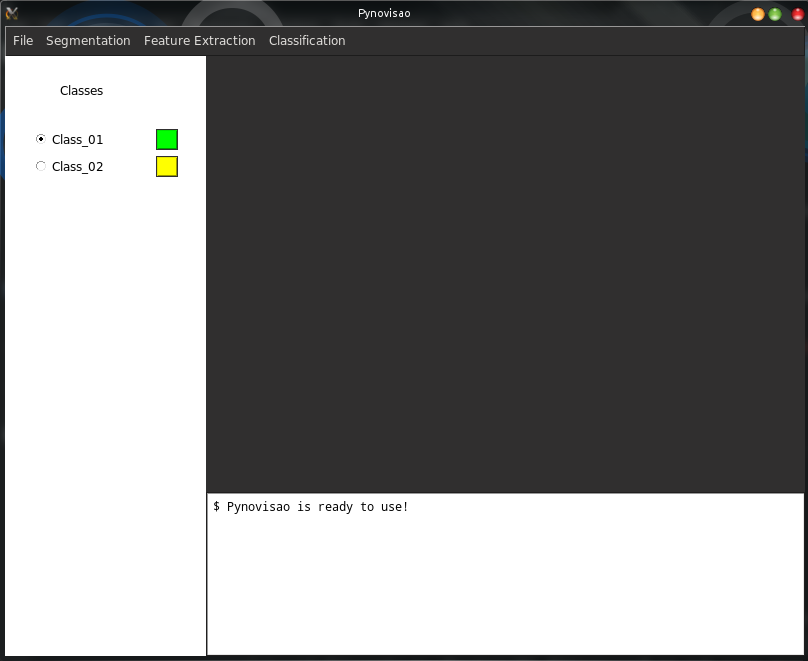
#> input picture data/pynovisao.png, 808 x 661 px
$ python -i utils.py   (imports and definitions only)
#> lines starting #> are read from the running program, lines starting #| are printed output that depends on the picture; after the words box and inside, x2 and y2 are one past the last pixel; in counts of white or black regions, pixels touching at a corner belong together
#!/usr/bin/python
# -*- coding: utf-8 -*-
#
"""
    Generic utilities classes.

    Name: main.py
    Author: Alessandro dos Santos Ferreira ( santosferreira.alessandro@gmail.com )
"""
import cv2
import random
import time
from sklearn.metrics import confusion_matrix
import numpy as np

class ColorUtils(object):
    """Set of utilities to manipulate colors."""

    # [12 lines left out: function rand_color, not called in this run]


class ImageUtils(object):
    """Set of utilities to manipulate images."""

    @staticmethod
    def image_to_bgr(image):
        """Convert a image to BGR.

        Parameters
        ----------
        image : opencv RGB color image
            Image to be converted.

        Returns
        -------
        image : opencv BGR color image
            Image converted to BGR.
        """
        return cv2.cvtColor(image, cv2.COLOR_RGB2BGR)
#> returned value is the input picture: shape (661, 808, 3); mean B, G, R 130.7, 130.9, 131.1

    # [39 lines left out: functions image_to_hsv, image_to_cielab, not called in this run]

    @staticmethod
    def image_grayscale(image, bgr = False):
        """Convert a image to grayscale.

        Parameters
        ----------
        image : opencv 3-channel color image
            Image to be converted.
        bgr : boolean, optional, default = False
            If true image is BGR, else image is RGB.

        Returns
        -------
        image : opencv grayscale image
            Image converted to grayscale.
        """
        if bgr == False:
            image = ImageUtils.image_to_bgr(image)
        return cv2.cvtColor(image, cv2.COLOR_BGR2GRAY)
#> returned value: shape (661, 808)

    @staticmethod
    def image_binary(image, bgr = False, grayscale = False):
        """Convert a image to binary.

        Parameters
        ----------
        image : opencv 3-channel color image
            Image to be converted.
        bgr : boolean, optional, default = False
            If true image is BGR, else image is RGB.
        grayscale : boolean, optional, default = False
            If true image is grayscale, else image is 3-channel color.

        Returns
        -------
        image : opencv binary image
            Image converted to binary.
        """
        if grayscale == False:
            image = ImageUtils.image_grayscale(image, bgr)

        image = cv2.GaussianBlur(image,(5,5),0)
        _, image = cv2.threshold(image, 0, 255, cv2.THRESH_BINARY+cv2.THRESH_OTSU)
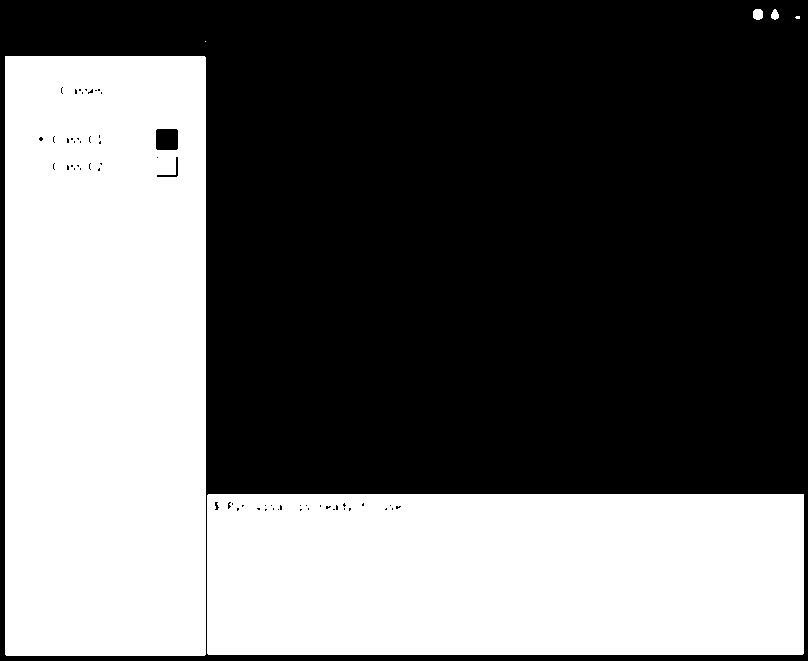
#> image: shape (661, 808); 40.5% white; 6 white regions (2 under 20 px), largest, box (x1, y1, x2, y2) and area: (5, 56, 206, 656) 119920, (207, 494, 804, 655) 95984, (753, 9, 763, 20) 96, (771, 9, 779, 20) 62
        return image

    # [45 lines left out: functions image_edge_detector, image_resize, not called in this run]


class TimeUtils(object):
    """Set of utilities to manipulate time."""

    # [10 lines left out: function get_time, not called in this run]


class MetricUtils(object):
    """Calculate segmentation metrics."""

    @staticmethod
    def confusion_matrix(eval_segm, gt_segm):
        return confusion_matrix(gt_segm.flatten(), eval_segm.flatten())

    # [166 lines left out: functions pixel_accuracy, mean_accuracy, mean_IU, frequency_weighted_IU, get_pixel_area, extract_both_masks and 5 more, not called in this run]

class BooleanUtils(object):

    # [8 lines left out: function str_to_bool, not called in this run]

>>> import cv2
>>> picture = cv2.cvtColor(cv2.imread('../../data/pynovisao.png'), cv2.COLOR_BGR2RGB)
>>> result = ImageUtils().image_binary(picture)
